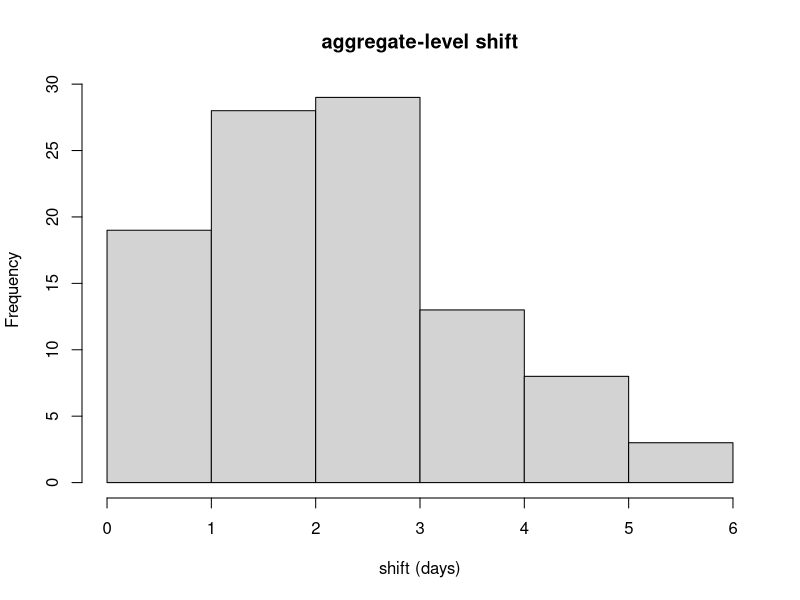

Reproduce this figure in R. (Note: this script raises an error after producing the figure.)
# -toy model for calculating the effect of species' phenology and abundance on aggregate measures of phenological shift

#scenario: community-level delayed migration

phen1_com=rep(212,100)
phen2_com=rep(215,100)

delta_P=phen2_com-phen1_com
set.seed(10)
hist(rpois(100,delta_P), xlab="shift (days)", main="aggregate-level shift")

mean(delta_P) #3 days delay

#driver scenario 1#####
# species A (common species) delays migration

#community at T1

phen1_spA=rep(212, 100)
phen1_spB=rep(209, 100)
phen1_spC=rep(209, 100)
phen1_spD=rep(209, 100)

#community at T2

phen2_spA=rep(215, 100)
phen2_spB=rep(209, 100)
phen2_spC=rep(209, 100)
phen2_spD=rep(209, 100)

#abundances of species (for weighted shifts calculation)

relA_spA=50
relA_spB=50
relA_spC=50
relA_spD=50

#mean taxon-level shift

phen_spA=rpois(100,phen2_spA-phen1_spA)
phen_spB=rpois(100,phen2_spB-phen1_spB)
phen_spC=rpois(100,phen2_spC-phen1_spC)
phen_spD=rpois(100,phen2_spD-phen1_spD)

phen_sp=c(phen_spA+phen_spB+ phen_spC+phen_spD)

mean(phen_sp)

rand_prob_phen_sp= rpois(100, prob_phen_sp)

mean(rand_prob_phen_sp)
hist(rand_prob_phen_sp)

#relative abundance-weighted shift

phen_spA_ra=(phen2_spA-phen1_spA)*relA_spA
phen_spB_ra=(phen2_spB-phen1_spB)*relA_spB
phen_spC_ra=(phen2_spC-phen1_spC)*relA_spC

phen_sp_ra=c(phen_spA_ra+ phen_spB_ra+ phen_spC_ra)

prob_phen_sp_ra= mean(phen_sp_ra)/mean(delta_P) #80
set.seed(10)
rand_prob_phen_sp_ra= rpois(100, prob_phen_sp_ra)

mean(rand_prob_phen_sp_ra)
mean(prob_phen_sp_ra)

#compare the 2 metrics


#driver scenario 2#####
# species A (late migrant) increases abundance

#community at T1

phen1_spA=rep(212, 100)
phen1_spB=rep(209, 100)
phen1_spC=rep(209, 100)

#community at T2

phen2_spA=rep(212, 100)
phen2_spB=rep(209, 100)
phen2_spC=rep(209, 100)

#relative abundances of species (for weighted shifts calculation)

relA1_spA=0.5
relA1_spB=0.3
relA1_spC=0.2

relA2_spA=0.8
relA2_spB=0.1
relA2_spC=0.1

#mean taxon-level shift

phen_spA=(phen2_spA-phen1_spA)
phen_spB=(phen2_spB-phen1_spB)
phen_spC=(phen2_spC-phen1_spC)

phen_sp=c(phen_spA+ phen_spB+ phen_spC)

prob_phen_sp= phen_sp/mean(delta_P) 
set.seed(10)
rand_prob_phen_sp= rpois(100, prob_phen_sp)

mean(rand_prob_phen_sp)
mean(prob_phen_sp)

#relative abundance-weighted shift

phen_spA_ra=(phen2_spA*relA2_spA)-(phen1_spA*relA1_spA)
phen_spB_ra=(phen2_spB*relA2_spB)-(phen1_spB*relA1_spB)
phen_spC_ra=(phen2_spC*relA2_spC)-(phen1_spC*relA1_spC)

phen_sp_ra=c(phen_spA_ra+ phen_spB_ra+ phen_spC_ra)

prob_phen_sp_ra= mean(phen_sp_ra)/mean(delta_P) #80#
set.seed(10)
rand_prob_phen_sp_ra= rpois(100, prob_phen_sp_ra)

mean(rand_prob_phen_sp_ra)
mean(prob_phen_sp_ra)

#compare the 2 metrics
par(mfrow=c(1,2))
hist(rand_prob_phen_sp, xlab="probability", main="mean species phenology shift")
hist(rand_prob_phen_sp_ra, xlab="probability", main="abundance-weighted species phenology shift")


